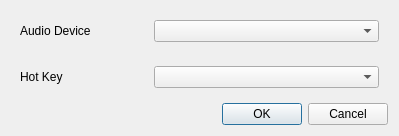
<?xml version="1.0" encoding="UTF-8"?>
<ui version="4.0">
 <class>Configuration</class>
 <widget class="QDialog" name="Configuration">
  <property name="geometry">
   <rect>
    <x>0</x>
    <y>0</y>
    <width>399</width>
    <height>136</height>
   </rect>
  </property>
  <property name="sizePolicy">
   <sizepolicy hsizetype="Preferred" vsizetype="Preferred">
    <horstretch>0</horstretch>
    <verstretch>0</verstretch>
   </sizepolicy>
  </property>
  <property name="windowTitle">
   <string>Dialog</string>
  </property>
  <layout class="QVBoxLayout" name="verticalLayout">
   <item>
    <widget class="QWidget" name="audio" native="true">
     <layout class="QHBoxLayout" name="horizontalLayout">
      <item>
       <widget class="QLabel" name="label">
        <property name="minimumSize">
         <size>
          <width>128</width>
          <height>0</height>
         </size>
        </property>
        <property name="text">
         <string>Audio Device</string>
        </property>
       </widget>
      </item>
      <item>
       <widget class="QComboBox" name="audioCombo">
        <property name="sizePolicy">
         <sizepolicy hsizetype="Expanding" vsizetype="Fixed">
          <horstretch>0</horstretch>
          <verstretch>0</verstretch>
         </sizepolicy>
        </property>
       </widget>
      </item>
     </layout>
    </widget>
   </item>
   <item>
    <widget class="QWidget" name="hotkey" native="true">
     <layout class="QHBoxLayout" name="horizontalLayout_2">
      <item>
       <widget class="QLabel" name="label_2">
        <property name="minimumSize">
         <size>
          <width>128</width>
          <height>0</height>
         </size>
        </property>
        <property name="text">
         <string>Hot Key</string>
        </property>
       </widget>
      </item>
      <item>
       <widget class="QComboBox" name="hotkeyCombo">
        <property name="sizePolicy">
         <sizepolicy hsizetype="Expanding" vsizetype="Fixed">
          <horstretch>0</horstretch>
          <verstretch>0</verstretch>
         </sizepolicy>
        </property>
       </widget>
      </item>
     </layout>
    </widget>
   </item>
   <item>
    <widget class="QDialogButtonBox" name="buttonBox">
     <property name="orientation">
      <enum>Qt::Horizontal</enum>
     </property>
     <property name="standardButtons">
      <set>QDialogButtonBox::Cancel|QDialogButtonBox::Ok</set>
     </property>
    </widget>
   </item>
  </layout>
 </widget>
 <resources>
  <include location="micmuter.qrc"/>
 </resources>
 <connections/>
</ui>
